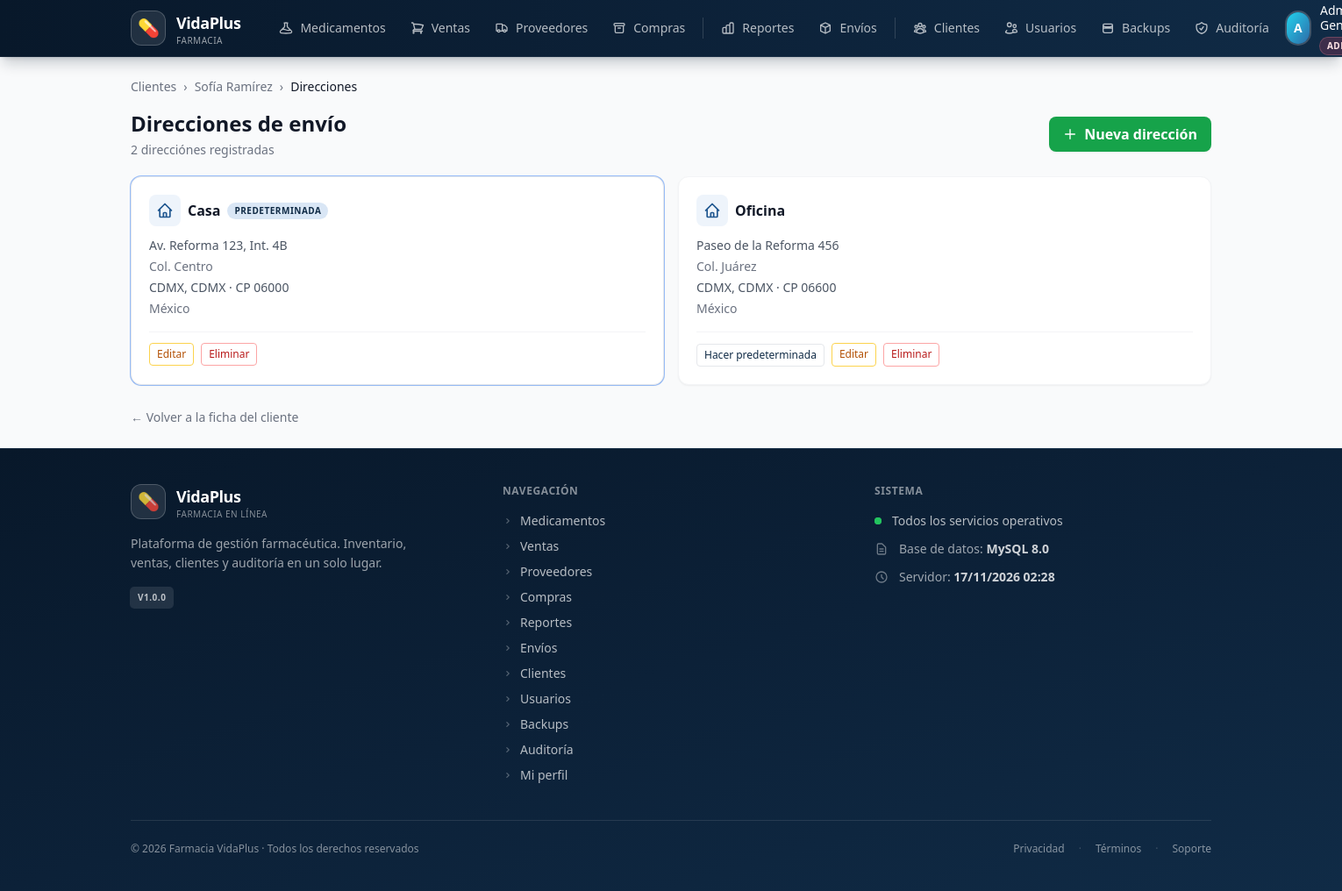
The page /modules/direcciones.php?id_cliente=1 (signed in) on the database its author committed.
### tables this page shows
CREATE TABLE clientes (
    id_cliente       INT UNSIGNED AUTO_INCREMENT PRIMARY KEY,
    nombre           VARCHAR(60)  NOT NULL,
    apellido         VARCHAR(60)  NOT NULL,
    email            VARCHAR(100) NOT NULL,
    telefono         VARCHAR(15)  NULL,
    id_pais          INT UNSIGNED NOT NULL,
    fecha_nacimiento DATE         NULL,
    puntos_lealtad   INT UNSIGNED NOT NULL DEFAULT 0,
    password_hash    VARCHAR(255) NULL,
    fecha_registro   DATE         NOT NULL DEFAULT (CURRENT_DATE),
    activo           TINYINT(1)   NOT NULL DEFAULT 1,
    CONSTRAINT uq_clientes_email UNIQUE (email),
    CONSTRAINT fk_clientes_pais FOREIGN KEY (id_pais)
      REFERENCES paises(id_pais) ON DELETE RESTRICT ON UPDATE CASCADE,
    CONSTRAINT chk_clientes_email CHECK (email LIKE '%@%.%')
);

CREATE TABLE direcciones_cliente (
    id_direccion      INT UNSIGNED AUTO_INCREMENT PRIMARY KEY,
    id_cliente        INT UNSIGNED NOT NULL,
    alias             VARCHAR(30)  NOT NULL,
    calle             VARCHAR(200) NOT NULL,
    colonia           VARCHAR(100) NULL,
    ciudad            VARCHAR(80)  NOT NULL,
    estado_provincia  VARCHAR(80)  NOT NULL,
    codigo_postal     VARCHAR(10)  NOT NULL,
    id_pais           INT UNSIGNED NOT NULL,
    es_predeterminada TINYINT(1)   NOT NULL DEFAULT 0,
    activa            TINYINT(1)   NOT NULL DEFAULT 1,
    fecha_creacion    DATETIME     NOT NULL DEFAULT CURRENT_TIMESTAMP,
    CONSTRAINT fk_direcciones_cliente FOREIGN KEY (id_cliente)
        REFERENCES clientes(id_cliente) ON DELETE CASCADE ON UPDATE CASCADE,
    CONSTRAINT fk_direcciones_pais FOREIGN KEY (id_pais)
        REFERENCES paises(id_pais) ON DELETE RESTRICT ON UPDATE CASCADE
);

CREATE TABLE paises (
    id_pais      INT UNSIGNED AUTO_INCREMENT PRIMARY KEY,
    iso2         CHAR(2)     NOT NULL,
    iso3         CHAR(3)     NOT NULL,
    nombre       VARCHAR(80) NOT NULL,
    nacionalidad VARCHAR(50) NOT NULL,
    codigo_tel   VARCHAR(5)  NOT NULL,
    activo       TINYINT(1)  NOT NULL DEFAULT 1,
    CONSTRAINT uq_paises_iso2    UNIQUE (iso2),
    CONSTRAINT uq_paises_iso3    UNIQUE (iso3),
    CONSTRAINT uq_paises_nombre  UNIQUE (nombre),
    CONSTRAINT chk_paises_iso2 CHECK (iso2 = UPPER(iso2) AND CHAR_LENGTH(iso2) = 2),
    CONSTRAINT chk_paises_iso3 CHECK (iso3 = UPPER(iso3) AND CHAR_LENGTH(iso3) = 3)
);

### includes/helpers.php (called while the page is built, shortened)
<?php
function e(?string $str): string
{
    return htmlspecialchars($str ?? '', ENT_QUOTES, 'UTF-8');
}

### modules/direcciones.php (the view, shortened to what this page needs)
<?php
$accion = $_GET['accion'] ?? 'listar';
match($accion) {
    'crear'    => accionCrear(),
    'editar'   => accionEditar(),
    'eliminar' => accionEliminar(),
    'default'  => accionHacerDefault(),
    default    => accionListar(),
};
function accionListar(): void
{
    $idCliente = (int)($_GET['id_cliente'] ?? 0);
    $pdo = pdoActual();
    $stmt = $pdo->prepare("SELECT * FROM clientes WHERE id_cliente = ?");
    $stmt->execute([$idCliente]);
    $cliente = $stmt->fetch();
    $stmt = $pdo->prepare("
        SELECT d.*, p.nombre AS pais
        FROM direcciones_cliente d
        INNER JOIN paises p ON d.id_pais = p.id_pais
        WHERE d.id_cliente = ? AND d.activa = 1
        ORDER BY d.es_predeterminada DESC, d.fecha_creacion DESC
    ");
    $stmt->execute([$idCliente]);
    $direcciones = $stmt->fetchAll();
    require __DIR__ . '/../includes/header.php';
    ?>
    <nav class="flex items-center gap-2 text-sm text-gray-500 mb-4">
        <a href="/modules/clientes.php" class="hover:text-primary-600 transition">Clientes</a>
        <span>›</span>
        <a href="/modules/clientes.php?accion=ver&id=<?= $idCliente ?>" class="hover:text-primary-600 transition">
            <?= e($cliente['nombre'] . ' ' . $cliente['apellido']) ?>
        </a>
        <span>›</span>
        <span class="text-gray-900 font-medium">Direcciones</span>
    </nav>
    <div class="flex flex-col sm:flex-row sm:items-center sm:justify-between gap-3 mb-5">
        <div>
            <h1 class="text-2xl font-bold text-gray-900">Direcciones de envío</h1>
            <p class="text-sm text-gray-500 mt-1">
                <?= count($direcciones) ?> dirección<?= count($direcciones) !== 1 ? 'es' : '' ?>
                registrada<?= count($direcciones) !== 1 ? 's' : '' ?>
            </p>
        </div>
        <a href="/modules/direcciones.php?accion=crear&id_cliente=<?= $idCliente ?>"
           class="inline-flex items-center gap-2 bg-green-600 hover:bg-green-700 text-white
                  font-semibold px-4 py-2 rounded-lg transition shadow-sm">
            <svg class="w-4 h-4" fill="none" stroke="currentColor" viewBox="0 0 24 24">
                <path stroke-linecap="round" stroke-linejoin="round" stroke-width="2" d="M12 4v16m8-8H4"/>
            </svg>
            Nueva dirección
        </a>
    </div>
    <?php if (empty($direcciones)): ?>
        <div class="bg-white rounded-xl shadow-sm border border-gray-100 p-12 text-center">
            <div class="inline-flex items-center justify-center w-16 h-16 rounded-full bg-gray-100 mb-4">
                <svg class="w-8 h-8 text-gray-400" fill="none" stroke="currentColor" viewBox="0 0 24 24">
                    <path stroke-linecap="round" stroke-linejoin="round" stroke-width="2"
                          d="M17.657 16.657L13.414 20.9a1.998 1.998 0 01-2.827 0l-4.244-4.243a8 8 0 1111.314 0z"/>
                    <path stroke-linecap="round" stroke-linejoin="round" stroke-width="2"
                          d="M15 11a3 3 0 11-6 0 3 3 0 016 0z"/>
                </svg>
            </div>
            <p class="text-gray-500 mb-3">Este cliente aún no tiene direcciones registradas.</p>
            <a href="/modules/direcciones.php?accion=crear&id_cliente=<?= $idCliente ?>"
               class="inline-block px-4 py-2 text-sm bg-green-600 hover:bg-green-700
                      text-white rounded-lg transition">
                + Agregar la primera dirección
            </a>
        </div>
    <?php else: ?>
        <div class="grid grid-cols-1 md:grid-cols-2 gap-4">
            <?php foreach ($direcciones as $d): ?>
                <div class="bg-white rounded-xl shadow-sm border <?= $d['es_predeterminada'] ? 'border-primary-300 ring-1 ring-primary-200' : 'border-gray-100' ?> p-5">
                    <div class="flex items-start justify-between mb-3">
                        <div class="flex items-center gap-2">
                            <div class="w-9 h-9 rounded-lg bg-primary-50 text-primary-600
                                        flex items-center justify-center flex-shrink-0">
                                <svg class="w-5 h-5" fill="none" stroke="currentColor" viewBox="0 0 24 24">
                                    <path stroke-linecap="round" stroke-linejoin="round" stroke-width="2"
                                          d="M3 12l2-2m0 0l7-7 7 7M5 10v10a1 1 0 001 1h3m10-11l2 2m-2-2v10a1 1 0 01-1 1h-3m-6 0a1 1 0 001-1v-4a1 1 0 011-1h2a1 1 0 011 1v4a1 1 0 001 1m-6 0h6"/>
                                </svg>
                            </div>
                            <div>
                                <div class="flex items-center gap-2">
                                    <h3 class="font-semibold text-gray-900"><?= e($d['alias']) ?></h3>
                                    <?php if ($d['es_predeterminada']): ?>
                                        <span class="text-[10px] font-semibold uppercase tracking-wider
                                                     bg-primary-100 text-primary-700 px-2 py-0.5 rounded-full">
                                            Predeterminada
                                        </span>
                                    <?php endif; ?>
                                </div>
                            </div>
                        </div>
                    </div>
                    <div class="text-sm text-gray-600 space-y-1 mb-4">
                        <p><?= e($d['calle']) ?></p>
                        <?php if ($d['colonia']): ?>
                            <p class="text-gray-500">Col. <?= e($d['colonia']) ?></p>
                        <?php endif; ?>
                        <p><?= e($d['ciudad'] . ', ' . $d['estado_provincia']) ?> · CP <?= e($d['codigo_postal']) ?></p>
                        <p class="text-gray-500"><?= e($d['pais']) ?></p>
                    </div>
                    <div class="flex flex-wrap gap-2 pt-3 border-t border-gray-100">
                        <?php if (!$d['es_predeterminada']): ?>
                            <form method="POST"
                                  action="/modules/direcciones.php?accion=default&id=<?= (int)$d['id_direccion'] ?>"
                                  class="inline">
                                <button class="text-xs px-2 py-1 rounded border border-primary-300
                                               text-primary-700 hover:bg-primary-50 transition">
                                    Hacer predeterminada
                                </button>
                            </form>
                        <?php endif; ?>
                        <a href="/modules/direcciones.php?accion=editar&id=<?= (int)$d['id_direccion'] ?>"
                           class="text-xs px-2 py-1 rounded border border-amber-300
                                  text-amber-700 hover:bg-amber-50 transition">
                            Editar
                        </a>
                        <a href="/modules/direcciones.php?accion=eliminar&id=<?= (int)$d['id_direccion'] ?>"
                           class="text-xs px-2 py-1 rounded border border-red-300
                                  text-red-700 hover:bg-red-50 transition">
                            Eliminar
                        </a>
                    </div>
                </div>
            <?php endforeach; ?>
        </div>
    <?php endif; ?>
    <div class="mt-6">
        <a href="/modules/clientes.php?accion=ver&id=<?= $idCliente ?>"
           class="text-sm text-gray-500 hover:text-primary-600 transition">
            ← Volver a la ficha del cliente
        </a>
    </div>
    <?php
    require __DIR__ . '/../includes/footer.php';
}
    ?>

### rows shown on the page
clientes: nombre+apellido "Sofía Ramírez"
direcciones_cliente: alias "Casa", es_predeterminada "PREDETERMINADA", calle "Av. Reforma 123, Int. 4B", colonia "Centro", ciudad+estado_provincia "CDMX, CDMX", codigo_postal "06000", id_pais.nombre "México"
direcciones_cliente: alias "Oficina", calle "Paseo de la Reforma 456", colonia "Juárez", ciudad+estado_provincia "CDMX, CDMX", codigo_postal "06600", id_pais.nombre "México"

### other values the page prints
$item['label'] "Medicamentos"
$item['label'] "Ventas"
$item['label'] "Proveedores"
$item['label'] "Compras"
$item['label'] "Reportes"
$item['label'] "Envíos"
$item['label'] "Clientes"
$item['label'] "Usuarios"
$item['label'] "Backups"
$item['label'] "Auditoría"
$inicial "A"
count($direcciones) "2"
